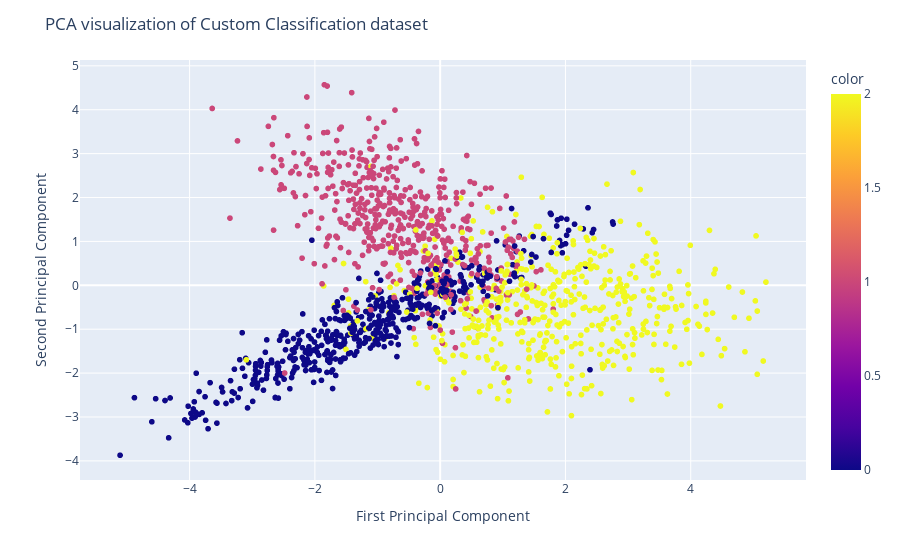

Here is the notebook cell this chart was saved with:
### Markdown cell above
# **PCA Visualization Python**
We can now visualize the results by displaying two PCA components on a scatter plot. 

x: First component
y: Second companion
color: target variable.
We have also used the update_layout function to add a title and rename the x-axis and y-axis.

### Code cell
fig = px.scatter(x=X_pca[:, 0], y=X_pca[:, 1], color=y)
fig.update_layout(
    title="PCA visualization of Custom Classification dataset",
    xaxis_title="First Principal Component",
    yaxis_title="Second Principal Component",
)
fig.show()

### Figure 1 — Plotly figure (JSON) as saved in the notebook; plotly's stock layout.template omitted (floating-point values rounded to 4 significant figures; data arrays with more than 128 entries replaced by an {"elided": "..."} marker saying what was removed)
{"data": [{"hovertemplate": "x=%{x}<br>y=%{y}<br>color=%{marker.color}<extra></extra>", "legendgroup": "", "marker": {"color": {"elided": "1500 int values"}, "coloraxis": "coloraxis", "symbol": "circle"}, "mode": "markers", "name": "", "showlegend": false, "type": "scattergl", "x": {"elided": "1500 float values"}, "xaxis": "x", "y": {"elided": "1500 float values"}, "yaxis": "y"}], "layout": {"coloraxis": {"colorbar": {"title": {"text": "color"}}, "colorscale": [[0, "#0d0887"], [0.1111, "#46039f"], [0.2222, "#7201a8"], [0.3333, "#9c179e"], [0.4444, "#bd3786"], [0.5556, "#d8576b"], [0.6667, "#ed7953"], [0.7778, "#fb9f3a"], [0.8889, "#fdca26"], [1, "#f0f921"]]}, "legend": {"tracegroupgap": 0}, "margin": {"t": 60}, "title": {"text": "PCA visualization of Custom Classification dataset"}, "xaxis": {"anchor": "y", "domain": [0, 1], "title": {"text": "First Principal Component"}}, "yaxis": {"anchor": "x", "domain": [0, 1], "title": {"text": "Second Principal Component"}}}}
